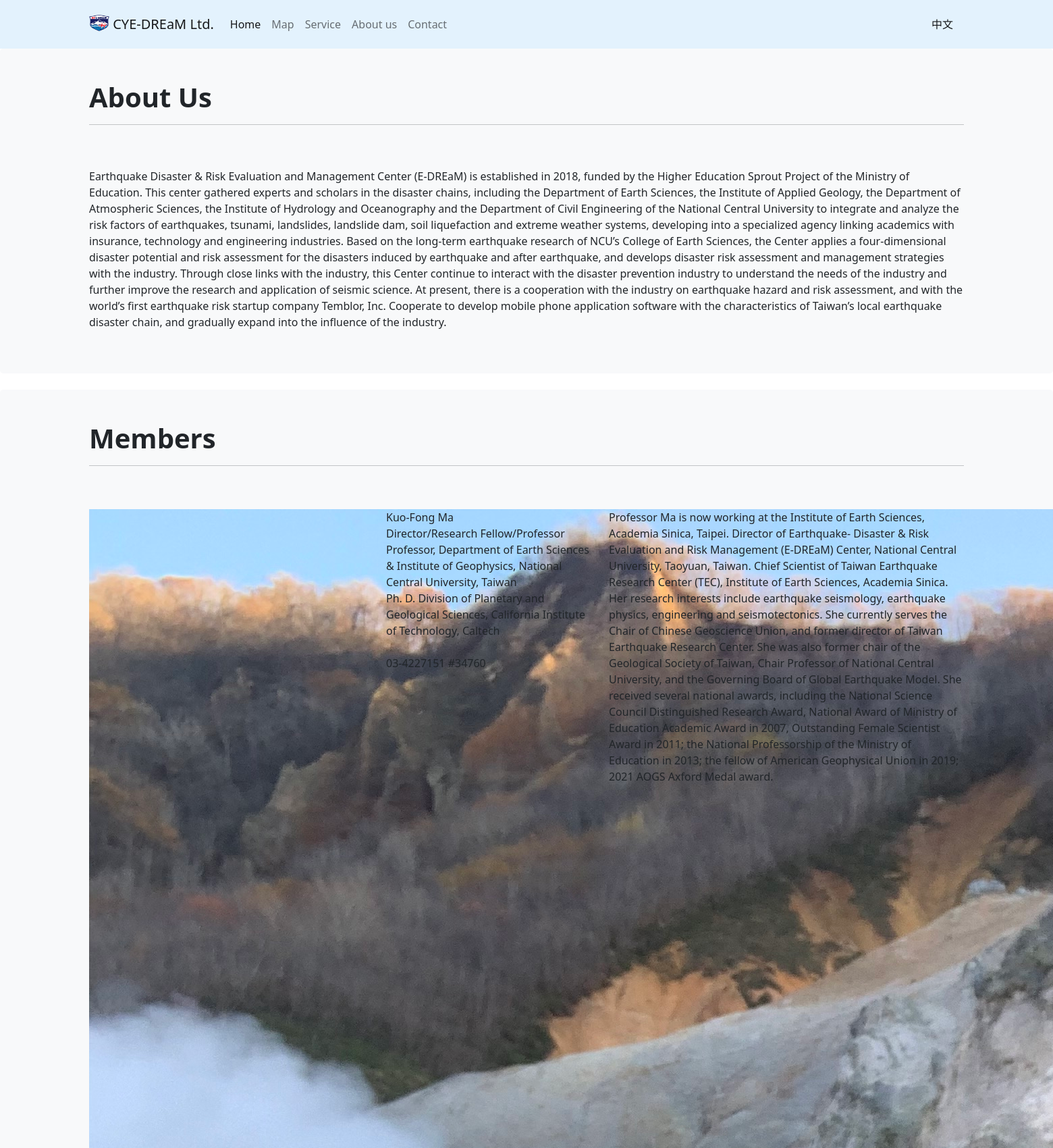
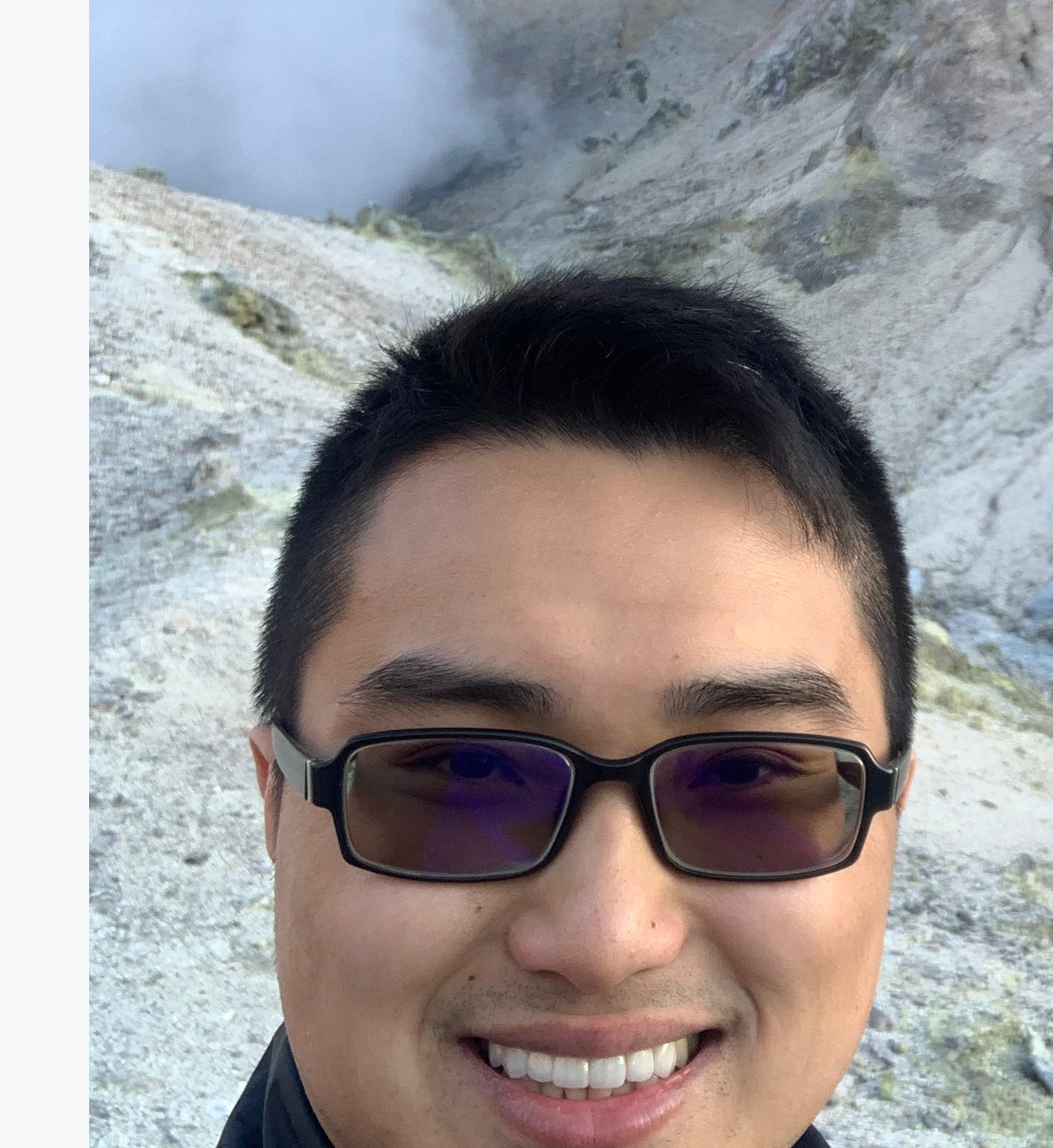
/AboutUs/en (upper part), run on the app's committed database (2 pictures, top to bottom).
### about/models.py (models this page shows, shortened)
class AboutContent(models.Model):
    name = models.CharField('公司名稱', max_length=20)
    logo= models.ImageField("公司logo",storage=OverwriteStorage(),upload_to='',blank=True)
    title = models.CharField('標題', max_length=20)
    content=models.TextField("內容", max_length=200,blank=True)
    member_title=models.CharField('成員標題', max_length=20)
    bottom_title=models.CharField('底部標題', max_length=20,blank=True)
    bottom_content=models.TextField('底部內容', max_length=300,blank=True)
    bottom_email=models.CharField('底部email', max_length=100,blank=True)
    bottom_phone=models.CharField('底部連絡電話', max_length=50,blank=True)

class AboutContent_EN(models.Model):
    name = models.CharField('公司名稱', max_length=20)
    title = models.CharField('標題', max_length=20)
    content=models.TextField("內容", max_length=2000,blank=True)
    member_title=models.CharField('成員標題', max_length=50)
    bottom_title=models.CharField('底部標題', max_length=50,blank=True)
    bottom_content=models.TextField('底部內容', max_length=400,blank=True)
    bottom_email=models.CharField('底部email', max_length=100,blank=True)
    bottom_phone=models.CharField('底部連絡電話', max_length=50,blank=True)

class Member(models.Model):
    name= models.CharField('成員名稱', max_length=20)
    pic_url = models.ImageField("成員照片URL",storage=OverwriteStorage(),upload_to='AboutUs_image/',blank=True)
    experience1= models.CharField('經歷1', max_length=30,blank=True)
    experience2= models.CharField('經歷2', max_length=30,blank=True)
    experience3= models.CharField('經歷3', max_length=30,blank=True)
    experience4= models.CharField('經歷4', max_length=30,blank=True)
    phone= models.CharField('連絡電話', max_length=30,blank=True)
    introduce = models.TextField('成員介紹', max_length=500,blank=True)

class Member_EN(models.Model):
    name= models.CharField('成員名稱', max_length=50)
    experience1= models.CharField('經歷1', max_length=200,blank=True)
    experience2= models.CharField('經歷2', max_length=200,blank=True)
    experience3= models.CharField('經歷3', max_length=200,blank=True)
    experience4= models.CharField('經歷4', max_length=200,blank=True)
    phone= models.CharField('連絡電話', max_length=50,blank=True)
    introduce = models.TextField('成員介紹', max_length=1200,blank=True)

### about/views.py (the view)
# urls.py: path("en",views.showAboutUs_EN)
def showAboutUs_EN(request):
    aboutus_content=AboutContent.objects.all()
    member=Member.objects.all()
    aboutus_content_EN=AboutContent_EN.objects.all()
    member_EN=Member_EN.objects.all()
    zip_member=zip(member,member_EN)
    return render(request,"AboutUs_EN.html",{"aboutus_content":aboutus_content,\
                                          "aboutus_content_EN":aboutus_content_EN,
                                          "zip_member":zip_member})

### templates/AboutUs_EN.html (shortened to what this page needs)
{% load static %}
<!DOCTYPE html>
<html lang="en">
{% for content_EN in aboutus_content_EN %}
{% for content in aboutus_content %}
<head>
    <link href="https://cdn.jsdelivr.net/npm/bootstrap@5.0.2/dist/css/bootstrap.min.css" rel="stylesheet"
>
    <link rel="stylesheet" href="{% static 'css/AboutUs.css' %}">
</head>
<body>
    <nav class="navbar navbar-expand-lg navbar-light" style='background-color: #e3f2fd;'>
        <div class="container-xxl">
            <a class="navbar-brand" href="../en">
                <img src="../static/assets/{{ content.logo }}" alt="" width="30" height="24"
                    class="d-inline-block align-text-top">
                {{content_EN.name}}</a>
            <div class="collapse navbar-collapse" id="navbarSupportedContent">
                <ul class="navbar-nav me-auto mb-2 mb-lg-0">
                    <li class="nav-item">
                        <a class="nav-link active" aria-current="page" href="../en">Home</a>
                    </li>
                    <li class="nav-item">
                        <a class="nav-link" href="../MapPage/en">Map</a>
                    </li>
                    <li class="nav-item">
                        <a class="nav-link" href="../Service/en">Service</a>
                    </li>
                    <li class="nav-item">
                        <a class="nav-link" href="">About us</a>
                    </li>
                    <li class="nav-item">
                        <a class="nav-link" href="../Contact/en">Contact</a>
                    </li>
                </ul>
                <span class="navbar-text">
                    <a class="nav-link" href="../AboutUs">中文</a>
                </span>
            </div>
        </div>
    </nav>
    <div class="p-5 mb-4 bg-light rounded-3">
        <div class="container">
            <h1 class="display-8 fw-bold">{{content_EN.title}}</h1>
            <hr>
            <br>
            <br>
            <p class="col-12 col-md-8" style="width:100%">
                {{content_EN.content}}<br>
            </p>
        </div>
    </div>
    <div class="p-5 mb-4 bg-light rounded-3">
        <div class="container">
            <h1 class="display-6 fw-bold">{{content_EN.member_title}}</h1>
            <hr>
            <br>
            <br>
            {% for member,member_en in zip_member %}
                    <div class="row">
                        <div class="col-12 col-md-4">
                            <img src="../static/assets/{{ member.pic_url }}" alt="pic">
                        </div>
                        <div class="col-12 col-md-3">
                            {{member_en.name}}<br>
                            {{member_en.experience1}}<br>
                            {{member_en.experience2}}<br>
                            {{member_en.experience3}}<br>
                            {{member_en.experience4}}<br>
                            {{member_en.phone}}<br>
                        </div>
                        <div class="col-12 col-md-5">
                            {{member_en.introduce}}
                        </div>
                    </div>
                <br>
            {% endfor %}
        </div>
    </div>
</body>
{% endfor %}
{% endfor %}
</html>

### data on the page
AboutContent_EN: name "CYE-DREaM Ltd.", title "About Us", content "Earthquake Disaster & Risk Evaluation and Management Center (E-DREaM) is established in 2018, funded by the Higher Education Sprout Project of the Ministry of Education. This center gathered experts and scholars in the disaster chains, including the Department of Earth Sciences, the Institute of Applied Geology, the Department of Atmospheric Sciences, the Institute of Hydrology and Oceanography and the Department of Civil Engineering of the National Central University to integrate and analyze the risk factors of earthquakes, tsunami, landslides, landslide dam, soil liquefaction and extreme weather systems, developing into a specialized agency linking academics with insurance, technology and…", member_title "Members"
AboutContent: logo (picture)
Member: pic_url (picture), name "Kuo-Fong Ma", experience1 "Director/Research Fellow/Professor", experience2 "Professor, Department of Earth Sciences & Institute of Geophysics, National Central University, Taiwan", experience3 "Ph. D. Division of Planetary and Geological Sciences, California Institute of Technology, Caltech", phone "03-4227151 #34760", introduce "Professor Ma is now working at the Institute of Earth Sciences, Academia Sinica, Taipei. Director of Earthquake- Disaster & Risk Evaluation and Risk Management (E-DREaM) Center, National Central University, Taoyuan, Taiwan. Chief Scientist of Taiwan Earthquake Research Center (TEC), Institute of Earth Sciences, Academia Sinica. Her research interests include earthquake seismology, earthquake physics, engineering and seismotectonics. She currently serves the Chair of Chinese Geoscience Union, and former director of Taiwan Earthquake Research Center. She was also former chair of the Geological Society of Taiwan, Chair Professor of National Central University, and the Governing Board of Global…"
